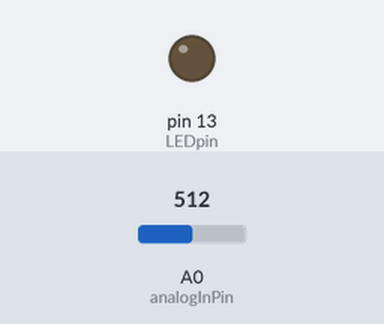
Bench run of a sketch on a simulated Arduino Uno, built with avr-gcc and run on an emulated ATmega328P. On the bench: output pins drawn as LEDs (lit = HIGH). The test bench sets the inputs (shaded band); at power-on: A0 (analogInPin) = 512. What the sketch prints to the serial monitor is not drawn.

Above: at 1.2 s.
1.3 s: A0 (analogInPin) set to 524
At 2.5 s:
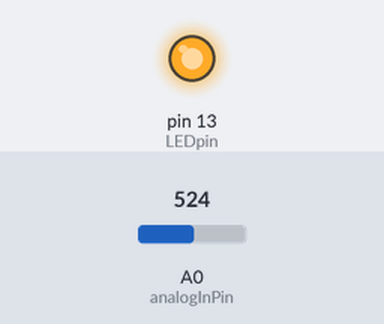
2.8 s: A0 (analogInPin) set to 511
At 3.7 s:
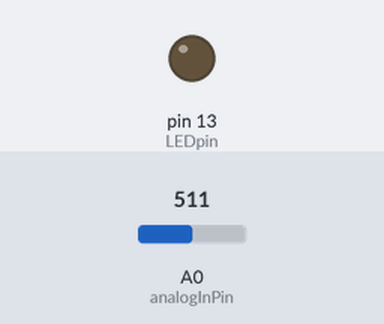
4.8 s: A0 (analogInPin) set to 716
At 5.1 s:
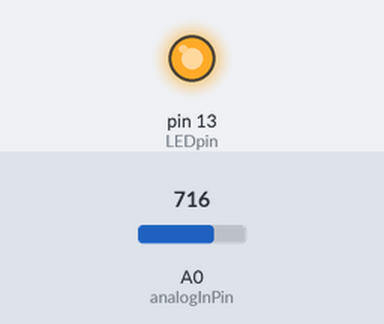
Timing chart, 0 to 7.8 s (numbered marks = the images above; inputs shaded):
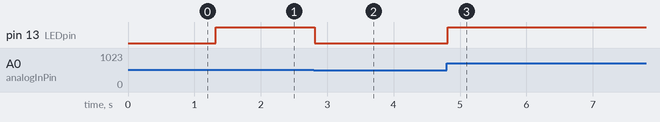

The sketch:

fsr.ino
```cpp
/*
Simple fsr analog sensor
This uses pin 13 which is PWM enabled (i.e. we can do 'analogWrite')
on a micro, but not on an Uno for example
Luke Woodbury 19th Feb 2026
*/

const int analogInPin = A0;
const int LEDpin = 13;

int sensorValue = 0;

void setup() {
  // initialize serial communications at 9600 bps
  // comment out all the serial stuff for speed once you are set
  Serial.begin(9600);
  pinMode(LEDpin, OUTPUT);
}

void loop() {
  sensorValue = analogRead(analogInPin);

  // print the results to the Serial Monitor:
  Serial.print("sensor = ");
  Serial.print(sensorValue);

  sensorValue = map(sensorValue, 0, 1023, 0, 255);
  analogWrite(LEDpin, sensorValue);

  // wait 2 milliseconds before the next loop for the analog-to-digital
  // converter to settle after the last reading:
  delay(2);
}
```

Measured:
- the behaviour switches between 513 and 514 on A0 (analogInPin) (found by bisection; images 0 and 1)
- after the input at 1.3 s, pin 13 (LEDpin): LOW → HIGH at once
- after the input at 2.8 s, pin 13 (LEDpin): HIGH → LOW at once
- after the input at 4.8 s, pin 13 (LEDpin): LOW → HIGH at once
